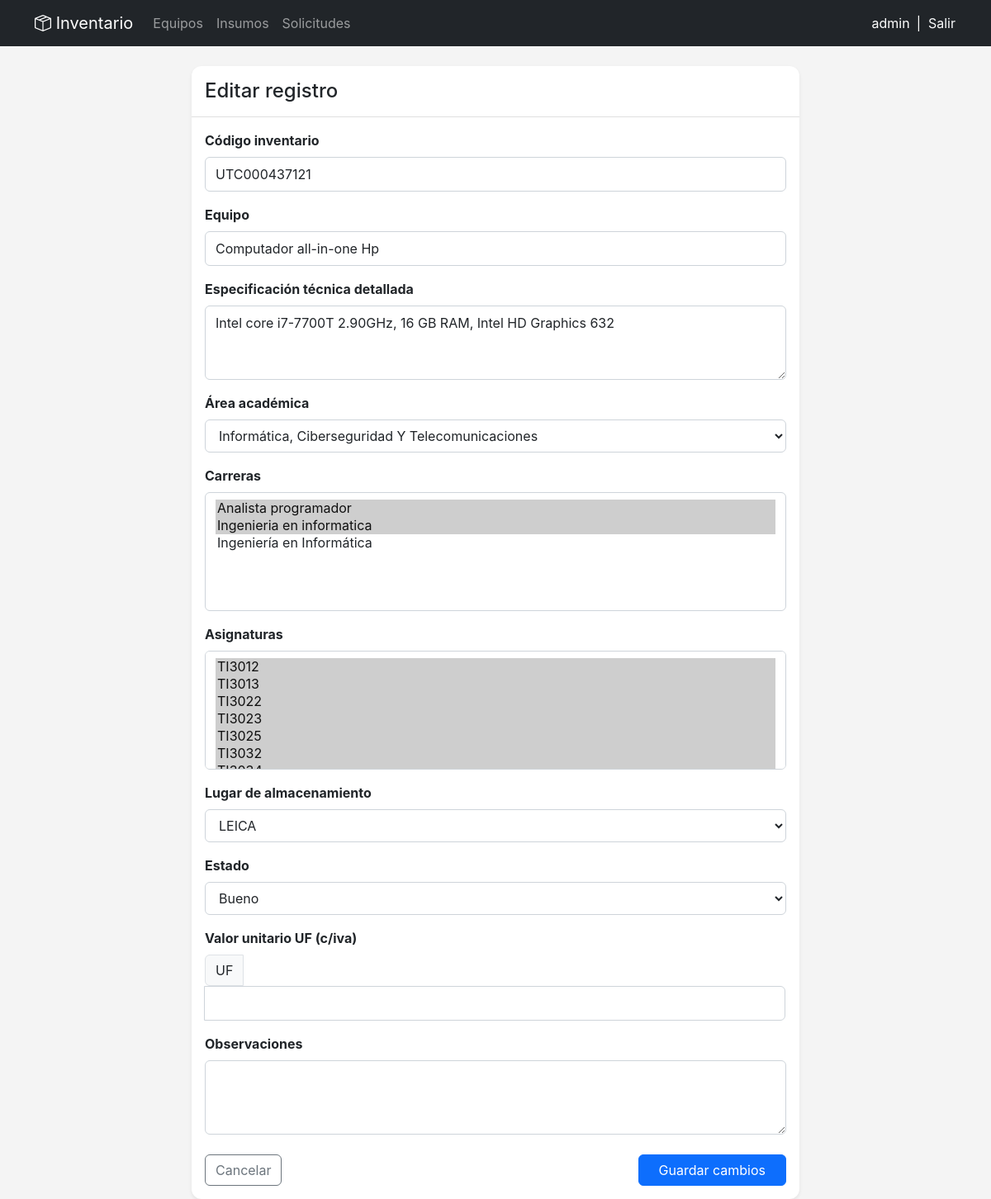
Screenshot of /equipos/45/editar/ (signed in) with the database file from the repository.
### inventory/models.py (models this page shows, shortened)
class TimeStampedModel(models.Model):
    created_at = models.DateTimeField(auto_now_add=True)
    updated_at = models.DateTimeField(auto_now=True)
    class Meta:
        abstract = True

class Equipment(TimeStampedModel):
    class Conditions(models.TextChoices):
        GOOD = "good", "Bueno"
        REPAIRABLE = "repairable", "Reparable"
        BAD = "bad", "Malo"
    inventory_code = models.CharField(
        "Código inventario", max_length=100, unique=True)
    name = models.CharField("Equipo", max_length=200)
    detailed_spec = models.TextField(
        "Especificación técnica detallada", blank=True)
    academic_area = models.ForeignKey(
        AcademicArea,
        on_delete=models.PROTECT,
        related_name="equipments",
        verbose_name="Área académica",
    )
    careers = models.ManyToManyField(
        Career, blank=True, verbose_name="Carreras")
    subjects = models.ManyToManyField(
        Subject, blank=True, verbose_name="Asignaturas")
    storage_location = models.ForeignKey(
        StorageLocation,
        on_delete=models.PROTECT,
        related_name="equipments",
        verbose_name="Lugar de almacenamiento",
    )
    condition = models.CharField(
        "Estado",
        max_length=20,
        choices=Conditions.choices,
        default=Conditions.GOOD,
    )
    unit_value_uf = models.DecimalField(
        "Valor unitario UF (c/iva)",
        max_digits=10,
        decimal_places=2,
        null=True,
        blank=True,
    )
    observations = models.TextField("Observaciones", blank=True)
    class Meta:
        verbose_name = "Equipo"
        verbose_name_plural = "Equipos"
        ordering = ["name", "inventory_code"]

### inventory/views.py (the view)
class EquipmentUpdateView(BaseInventoryView, UpdateView):
    model = Equipment
    form_class = EquipmentForm

### inventory/forms.py
class EquipmentForm(forms.ModelForm):
    class Meta:
        model = Equipment
        fields = [
            "inventory_code",
            "name",
            "detailed_spec",
            "academic_area",
            "careers",
            "subjects",
            "storage_location",
            "condition",
            "unit_value_uf",
            "observations",
        ]
        widgets = {
            "detailed_spec": forms.Textarea(attrs={"rows": 3}),
            "observations": forms.Textarea(attrs={"rows": 3}),
            "careers": forms.SelectMultiple(attrs={"size": 6}),
            "subjects": forms.SelectMultiple(attrs={"size": 6}),
        }

### inventory/models.py (called while the page is built)
    def __str__(self):
        return self.name

    def __str__(self):
        return self.name

    def __str__(self):
        return self.name

    def __str__(self):
        return f"{self.code} - {self.name}" if self.name else self.code

### inventory/views.py (called while the page is built)
    def get_queryset(self):
        queryset = super().get_queryset()
        user = self.request.user
        if user.is_superuser:
            return queryset
        area = self.get_user_area()
        return queryset.filter(academic_area=area) if area else queryset.none()

    def test_func(self):
        user = self.request.user
        if user.is_superuser:
            return True
        profile = getattr(user, "profile", None)
        return bool(profile and profile.role in self.allowed_roles)

### inventory/templates/inventory/form.html (shortened to what this page needs)
{% extends "inventory/base.html" %}
{% block content %}
    {% url 'inventory:equipment_list' as equipment_list_url %}
    <div class="row justify-content-center">
        <div class="col-md-10 col-lg-8">
            <div class="card shadow-sm">
                <div class="card-header bg-white py-3">
                    <h4 class="mb-0">
                        {% if object %}
                            Editar registro
                        {% else %}
                            Nuevo registro
                        {% endif %}
                    </h4>
                </div>
                <div class="card-body">
                    <form method="post" novalidate>
                        {% for field in form %}
                            <div class="mb-3">
                                <label for="{{ field.id_for_label }}" class="form-label fw-bold">{{ field.label }}</label>
                                {% if field.name == "unit_value_uf" %}
                                    <div class="input-group">
                                        <span class="input-group-text">UF</span>
                                        {{ field }}
                                    </div>
                                {% else %}
                                    {{ field }}
                                {% endif %}
                            </div>
                        {% endfor %}
                        <div class="d-flex justify-content-between mt-4">
                            <a href="{{ equipment_list_url }}" class="btn btn-outline-secondary">Cancelar</a>
                            <button type="submit" class="btn btn-primary px-4">
                                {% if object %}
                                    Guardar cambios
                                {% else %}
                                    Crear registro
                                {% endif %}
                            </button>
                        </div>
                    </form>
                </div>
            </div>
        </div>
    </div>
{% endblock content %}

### inventory/templates/inventory/base.html (shortened to what this page needs)
{% load static %}
{% url 'inventory:equipment_list' as equipment_list_url %}
{% url 'inventory:supply_list' as supply_list_url %}
{% url 'inventory:request_list' as request_list_url %}
{% url 'inventory:logout' as logout_url %}
<!DOCTYPE html>
<html lang="es">
  <head>
    <link href="https://cdn.jsdelivr.net/npm/bootstrap@5.3.0/dist/css/bootstrap.min.css"
          rel="stylesheet" />
    <link rel="stylesheet"
          href="https://cdn.jsdelivr.net/npm/bootstrap-icons@1.11.0/font/bootstrap-icons.css" />
    <link rel="stylesheet" href="{% static 'inventory/css/style.css' %}" />
  </head>
  <body>
    <nav class="navbar navbar-expand-lg navbar-dark bg-dark mb-4">
      <div class="container">
        <a class="navbar-brand" href="{{ equipment_list_url }}">
          <i class="bi bi-box-seam"></i> Inventario
        </a>
        <div class="collapse navbar-collapse" id="navbarNav">
          {% if user.is_authenticated %}
            <ul class="navbar-nav me-auto">
              <li class="nav-item">
                <a class="nav-link {% if request.path == equipment_list_url %}active{% endif %}"
                   href="{{ equipment_list_url }}">Equipos</a>
              </li>
              <li class="nav-item">
                <a class="nav-link {% if request.path == supply_list_url %}active{% endif %}"
                   href="{{ supply_list_url }}">Insumos</a>
              </li>
              <li class="nav-item">
                <a class="nav-link {% if request.path == request_list_url %}active{% endif %}"
                   href="{{ request_list_url }}">Solicitudes</a>
              </li>
            </ul>
            <div class="d-flex align-items-center gap-2 text-white">
              <span class="navbar-text text-white">
                {{ user.username }}
              </span>
              <span class="text-white">|</span>
              <form action="{{ logout_url }}" method="post" class="m-0">
                <button type="submit"
                        class="btn btn-link text-light text-decoration-none p-0">Salir</button>
              </form>
            </div>
          {% endif %}
        </div>
      </div>
    </nav>
    <main class="container">
      {% block content %}
      {% endblock content %}
    </main>
  </body>
</html>

### inventory/static/inventory/css/style.css (style rules this page uses)
:root { --primary-color: #0d6efd; --bg-light: #f4f4f4; --border-color: #b8b8b8; --sheet-border: #1f1f1f; --sheet-muted: #d9d9d9; }
body { background-color: var(--bg-light); font-family: 'Inter', system-ui, -apple-system, sans-serif; }
.card { border: none; border-radius: 12px; box-shadow: 0 4px 6px -1px rgba(0, 0, 0, 0.1), 0 2px 4px -1px rgba(0, 0, 0, 0.06); }
.card-header { background-color: transparent !important; border-bottom: 1px solid var(--border-color); font-weight: 600; }
input[type="text"], input[type="number"], input[type="email"], input[type="url"], input[type="password"], input[type="decimal"], input[type="datetime-local"], select, textarea { display: block; width: 100%; padding: 0.5rem 0.75rem; font-size: 1rem; font-weight: 400; line-height: 1.5; color: #212529; background-color: #fff; background-clip: padding-box; border: 1px solid #ced4da; border-radius: 0.375rem; transition: border-color .15s ease-in-out, box-shadow .15s ease-in-out; }
:root { --primary: #007bff; --dark-bg: #f8f9fa; --border-color: #e0e0e0; }

### rows the page displays
Equipment: form "UTC000437121" "Computador all-in-one Hp" "Intel core i7-7700T 2.90GHz, 16 GB RAM, Intel HD Graphics 632" "Informática, Ciberseguridad Y Telecomunicaciones" "LEICA" "Bueno"

### other values shown
{{ user.username }} "admin"
{{ field.label }} "Código inventario" "Equipo" "Especificación técnica detallada" "Área académica" "Carreras" "Asignaturas" "Lugar de almacenamiento" "Estado" "Valor unitario UF (c/iva)" "Observaciones"
